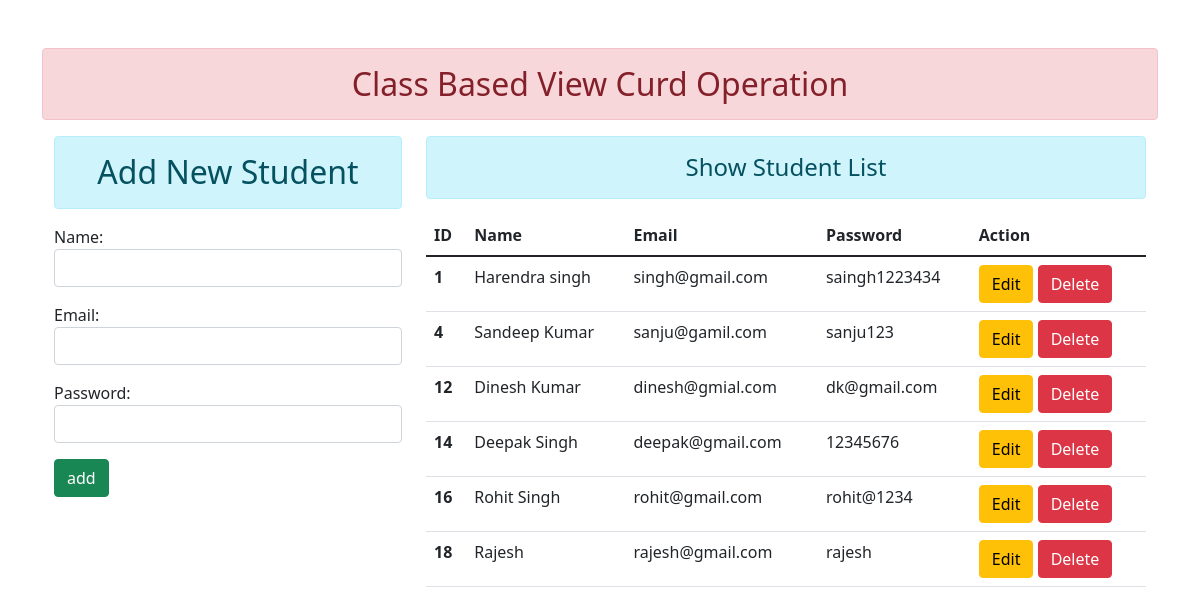
The page / on the database its author committed.
### curd_app/models.py (models this page shows, shortened)
class User(models.Model):
    name = models.CharField(max_length=100)
    email = models.EmailField(max_length=100)
    password = models.CharField(max_length=100)

### curd_app/views.py (the view, shortened to what this page needs)
# urls.py: path('',views.UserAddView.as_view(),name = 'add_show'),
class UserAddView(TemplateView):
    template_name = 'addandshow.html'
    try:
        def get_context_data(self,*args, **kwargs):
            context = super().get_context_data(**kwargs)
            form = StudentRegistration()
            stud = User.objects.all()
            context = {'stud':stud,'form':form}
            return context
    except:
        print("this is error")
    finally:
        print("This code is working very well")

### curd_app/forms.py
class StudentRegistration(forms.ModelForm):
    class Meta:
        model = User
        fields = ['name','email','password']
        widgets = {
            'name':forms.TextInput(attrs={'class':'form-control'}),
            'email':forms.EmailInput(attrs={'class':'form-control'}),
            'password':forms.PasswordInput( render_value=True,attrs={'class':'form-control'}),
        }

### templates/addandshow.html (shortened to what this page needs)
{% extends 'base.html'%}
{% block content %}
    <div class="container">
    <div class="row">
        <div class="col-md-4">
            <h2 class="text-center alert alert-info" >Add New Student</h2>
             <form method="POST">
                 {{ form.as_p }}
                 <input type="submit" class="btn btn-success" value = "add">
             </form>
        </div>
        <div class="col-md-8">
            <h4 class="text-center alert alert-info" >Show Student List</h4>
            {% if stud %}
                <table class="table">
                    <thead>
                        <tr>
                            <th scope="col">ID</th>
                            <th scope="col">Name</th>
                            <th scope="col">Email</th>
                            <th scope="col">Password</th>
                            <th scope="col">Action</th>
                        </tr>
                    </thead>
                    <tbody>
                        {% for st in stud%}
                            <tr>
                                <th scope="row">{{st.id}}</th>
                                <td>{{st.name}}</td>
                                <td>{{st.email}}</td>
                                <td>{{st.password}}</td>
                            <td>
                            <a href="{% url 'update' st.id %}" class="btn btn-warning">Edit</a>
                            <a href="{% url 'delete' st.id%}" class="btn btn-danger">Delete</a>
                            </td>
                            </tr>
                        {% endfor %}
                    </tbody>
                </table>
            {% else %}
                <h3 class="alert alert-danger">No Record Found</h3>
            {% endif %}
        </div>
    </div>
    </div>
{% endblock %}

### templates/base.html (shortened to what this page needs)
<!DOCTYPE html>
{% load static %}
<html lang="en">
<head>
    <link rel="stylesheet" href="{% static 'curl/css/bootstrap.min.css'  %}">
</head>
<body>
<div class="container mt-5">
    <h2 class="text-center alert alert-danger">Class Based View Curd Operation</h2>
    {% block content %}
    {% endblock %}
</div>
</body>
</html>

### rows shown on the page
User: id "1", name "Harendra singh", email "singh@gmail.com", password "saingh1223434"
User: id "4", name "Sandeep Kumar", email "sanju@gamil.com", password "sanju123"
User: id "12", name "Dinesh Kumar", email "dinesh@gmial.com", password "dk@gmail.com"
User: id "14", name "Deepak Singh", email "deepak@gmail.com", password "12345676"
User: id "16", name "Rohit Singh", email "rohit@gmail.com", password "rohit@1234"
User: id "18", name "Rajesh", email "rajesh@gmail.com", password "rajesh"
